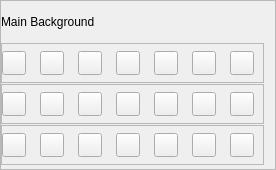
                     <widget class="QFrame" name="frame_16">
                      <property name="geometry">
                       <rect>
                        <x>0</x>
                        <y>-10</y>
                        <width>240</width>
                        <height>170</height>
                       </rect>
                      </property>
                      <property name="minimumSize">
                       <size>
                        <width>0</width>
                        <height>170</height>
                       </size>
                      </property>
                      <property name="maximumSize">
                       <size>
                        <width>16777215</width>
                        <height>120</height>
                       </size>
                      </property>
                      <property name="frameShape">
                       <enum>QFrame::StyledPanel</enum>
                      </property>
                      <property name="frameShadow">
                       <enum>QFrame::Raised</enum>
                      </property>
                      <layout class="QVBoxLayout" name="verticalLayout_28">
                       <property name="spacing">
                        <number>0</number>
                       </property>
                       <property name="leftMargin">
                        <number>0</number>
                       </property>
                       <property name="topMargin">
                        <number>0</number>
                       </property>
                       <property name="bottomMargin">
                        <number>0</number>
                       </property>
                       <item>
                        <widget class="QLabel" name="label_22">
                         <property name="maximumSize">
                          <size>
                           <width>16777215</width>
                           <height>40</height>
                          </size>
                         </property>
                         <property name="text">
                          <string>Main Background</string>
                         </property>
                        </widget>
                       </item>
                       <item>
                        <widget class="QFrame" name="panelsBackground_26">
                         <property name="maximumSize">
                          <size>
                           <width>16777215</width>
                           <height>40</height>
                          </size>
                         </property>
                         <property name="styleSheet">
                          <string notr="true"/>
                         </property>
                         <property name="frameShape">
                          <enum>QFrame::StyledPanel</enum>
                         </property>
                         <property name="frameShadow">
                          <enum>QFrame::Raised</enum>
                         </property>
                         <layout class="QHBoxLayout" name="horizontalLayout_34">
                          <property name="spacing">
                           <number>14</number>
                          </property>
                          <property name="leftMargin">
                           <number>0</number>
                          </property>
                          <property name="topMargin">
                           <number>0</number>
                          </property>
                          <property name="bottomMargin">
                           <number>0</number>
                          </property>
                          <item>
                           <widget class="QPushButton" name="controllerMainColor1">
                            <property name="minimumSize">
                             <size>
                              <width>24</width>
                              <height>24</height>
                             </size>
                            </property>
                            <property name="maximumSize">
                             <size>
                              <width>24</width>
                              <height>24</height>
                             </size>
                            </property>
                            <property name="text">
                             <string/>
                            </property>
                           </widget>
                          </item>
                          <item>
                           <widget class="QPushButton" name="controllerMainColor2">
                            <property name="minimumSize">
                             <size>
                              <width>24</width>
                              <height>24</height>
                             </size>
                            </property>
                            <property name="maximumSize">
                             <size>
                              <width>24</width>
                              <height>24</height>
                             </size>
                            </property>
                            <property name="text">
                             <string/>
                            </property>
                           </widget>
                          </item>
                          <item>
                           <widget class="QPushButton" name="controllerMainColor3">
                            <property name="minimumSize">
                             <size>
                              <width>24</width>
                              <height>24</height>
                             </size>
                            </property>
                            <property name="maximumSize">
                             <size>
                              <width>24</width>
                              <height>24</height>
                             </size>
                            </property>
                            <property name="text">
                             <string/>
                            </property>
                           </widget>
                          </item>
                          <item>
                           <widget class="QPushButton" name="controllerMainColor4">
                            <property name="minimumSize">
                             <size>
                              <width>24</width>
                              <height>24</height>
                             </size>
                            </property>
                            <property name="maximumSize">
                             <size>
                              <width>24</width>
                              <height>24</height>
                             </size>
                            </property>
                            <property name="text">
                             <string/>
                            </property>
                           </widget>
                          </item>
                          <item>
                           <widget class="QPushButton" name="controllerMainColor5">
                            <property name="minimumSize">
                             <size>
                              <width>24</width>
                              <height>24</height>
                             </size>
                            </property>
                            <property name="maximumSize">
                             <size>
                              <width>24</width>
                              <height>24</height>
                             </size>
                            </property>
                            <property name="text">
                             <string/>
                            </property>
                           </widget>
                          </item>
                          <item>
                           <widget class="QPushButton" name="controllerMainColor6">
                            <property name="minimumSize">
                             <size>
                              <width>24</width>
                              <height>24</height>
                             </size>
                            </property>
                            <property name="maximumSize">
                             <size>
                              <width>24</width>
                              <height>24</height>
                             </size>
                            </property>
                            <property name="text">
                             <string/>
                            </property>
                           </widget>
                          </item>
                          <item>
                           <widget class="QPushButton" name="controllerMainColor7">
                            <property name="minimumSize">
                             <size>
                              <width>24</width>
                              <height>24</height>
                             </size>
                            </property>
                            <property name="maximumSize">
                             <size>
                              <width>24</width>
                              <height>24</height>
                             </size>
                            </property>
                            <property name="text">
                             <string/>
                            </property>
                           </widget>
                          </item>
                         </layout>
                        </widget>
                       </item>
                       <item>
                        <widget class="QFrame" name="panelsBackground_27">
                         <property name="maximumSize">
                          <size>
                           <width>16777215</width>
                           <height>40</height>
                          </size>
                         </property>
                         <property name="styleSheet">
                          <string notr="true"/>
                         </property>
                         <property name="frameShape">
                          <enum>QFrame::StyledPanel</enum>
                         </property>
                         <property name="frameShadow">
                          <enum>QFrame::Raised</enum>
                         </property>
                         <layout class="QHBoxLayout" name="horizontalLayout_35">
                          <property name="spacing">
                           <number>14</number>
                          </property>
                          <property name="leftMargin">
                           <number>0</number>
                          </property>
                          <property name="topMargin">
                           <number>0</number>
                          </property>
                          <property name="bottomMargin">
                           <number>0</number>
                          </property>
                          <item>
                           <widget class="QPushButton" name="controllerMainColor8">
                            <property name="minimumSize">
                             <size>
                              <width>24</width>
                              <height>24</height>
                             </size>
                            </property>
                            <property name="maximumSize">
                             <size>
                              <width>24</width>
                              <height>24</height>
                             </size>
                            </property>
                            <property name="text">
                             <string/>
                            </property>
                           </widget>
                          </item>
                          <item>
                           <widget class="QPushButton" name="controllerMainColor9">
                            <property name="minimumSize">
                             <size>
                              <width>24</width>
                              <height>24</height>
                             </size>
                            </property>
                            <property name="maximumSize">
                             <size>
                              <width>24</width>
                              <height>24</height>
                             </size>
                            </property>
                            <property name="text">
                             <string/>
                            </property>
                           </widget>
                          </item>
                          <item>
                           <widget class="QPushButton" name="controllerMainColor10">
                            <property name="minimumSize">
                             <size>
                              <width>24</width>
                              <height>24</height>
                             </size>
                            </property>
                            <property name="maximumSize">
                             <size>
                              <width>24</width>
                              <height>24</height>
                             </size>
                            </property>
                            <property name="text">
                             <string/>
                            </property>
                           </widget>
                          </item>
                          <item>
                           <widget class="QPushButton" name="controllerMainColor11">
                            <property name="minimumSize">
                             <size>
                              <width>24</width>
                              <height>24</height>
                             </size>
                            </property>
                            <property name="maximumSize">
                             <size>
                              <width>24</width>
                              <height>24</height>
                             </size>
                            </property>
                            <property name="text">
                             <string/>
                            </property>
                           </widget>
                          </item>
                          <item>
                           <widget class="QPushButton" name="controllerMainColor12">
                            <property name="minimumSize">
                             <size>
                              <width>24</width>
                              <height>24</height>
                             </size>
                            </property>
                            <property name="maximumSize">
                             <size>
                              <width>24</width>
                              <height>24</height>
                             </size>
                            </property>
                            <property name="text">
                             <string/>
                            </property>
                           </widget>
                          </item>
                          <item>
                           <widget class="QPushButton" name="controllerMainColor13">
                            <property name="minimumSize">
                             <size>
                              <width>24</width>
                              <height>24</height>
                             </size>
                            </property>
                            <property name="maximumSize">
                             <size>
                              <width>24</width>
                              <height>24</height>
                             </size>
                            </property>
                            <property name="text">
                             <string/>
                            </property>
                           </widget>
                          </item>
                          <item>
                           <widget class="QPushButton" name="controllerMainColor14">
                            <property name="minimumSize">
                             <size>
                              <width>24</width>
                              <height>24</height>
                             </size>
                            </property>
                            <property name="maximumSize">
                             <size>
                              <width>24</width>
                              <height>24</height>
                             </size>
                            </property>
                            <property name="text">
                             <string/>
                            </property>
                           </widget>
                          </item>
                         </layout>
                        </widget>
                       </item>
                       <item>
                        <widget class="QFrame" name="panelsBackground_28">
                         <property name="maximumSize">
                          <size>
                           <width>16777215</width>
                           <height>40</height>
                          </size>
                         </property>
                         <property name="styleSheet">
                          <string notr="true"/>
                         </property>
                         <property name="frameShape">
                          <enum>QFrame::StyledPanel</enum>
                         </property>
                         <property name="frameShadow">
                          <enum>QFrame::Raised</enum>
                         </property>
                         <layout class="QHBoxLayout" name="horizontalLayout_155">
                          <property name="spacing">
                           <number>14</number>
                          </property>
                          <property name="leftMargin">
                           <number>0</number>
                          </property>
                          <property name="topMargin">
                           <number>0</number>
                          </property>
                          <property name="bottomMargin">
                           <number>0</number>
                          </property>
                          <item>
                           <widget class="QPushButton" name="controllerMainColor15">
                            <property name="minimumSize">
                             <size>
                              <width>24</width>
                              <height>24</height>
                             </size>
                            </property>
                            <property name="maximumSize">
                             <size>
                              <width>24</width>
                              <height>24</height>
                             </size>
                            </property>
                            <property name="text">
                             <string/>
                            </property>
                           </widget>
                          </item>
                          <item>
                           <widget class="QPushButton" name="controllerMainColor16">
                            <property name="minimumSize">
                             <size>
                              <width>24</width>
                              <height>24</height>
                             </size>
                            </property>
                            <property name="maximumSize">
                             <size>
                              <width>24</width>
                              <height>24</height>
                             </size>
                            </property>
                            <property name="text">
                             <string/>
                            </property>
                           </widget>
                          </item>
                          <item>
                           <widget class="QPushButton" name="controllerMainColor17">
                            <property name="minimumSize">
                             <size>
                              <width>24</width>
                              <height>24</height>
                             </size>
                            </property>
                            <property name="maximumSize">
                             <size>
                              <width>24</width>
                              <height>24</height>
                             </size>
                            </property>
                            <property name="text">
                             <string/>
                            </property>
                           </widget>
                          </item>
                          <item>
                           <widget class="QPushButton" name="controllerMainColor18">
                            <property name="minimumSize">
                             <size>
                              <width>24</width>
                              <height>24</height>
                             </size>
                            </property>
                            <property name="maximumSize">
                             <size>
                              <width>24</width>
                              <height>24</height>
                             </size>
                            </property>
                            <property name="text">
                             <string/>
                            </property>
                           </widget>
                          </item>
                          <item>
                           <widget class="QPushButton" name="controllerMainColor19">
                            <property name="minimumSize">
                             <size>
                              <width>24</width>
                              <height>24</height>
                             </size>
                            </property>
                            <property name="maximumSize">
                             <size>
                              <width>24</width>
                              <height>24</height>
                             </size>
                            </property>
                            <property name="text">
                             <string/>
                            </property>
                           </widget>
                          </item>
                          <item>
                           <widget class="QPushButton" name="controllerMainColor20">
                            <property name="minimumSize">
                             <size>
                              <width>24</width>
                              <height>24</height>
                             </size>
                            </property>
                            <property name="maximumSize">
                             <size>
                              <width>24</width>
                              <height>24</height>
                             </size>
                            </property>
                            <property name="text">
                             <string/>
                            </property>
                           </widget>
                          </item>
                          <item>
                           <widget class="QPushButton" name="controllerMainColor21">
                            <property name="minimumSize">
                             <size>
                              <width>24</width>
                              <height>24</height>
                             </size>
                            </property>
                            <property name="maximumSize">
                             <size>
                              <width>24</width>
                              <height>24</height>
                             </size>
                            </property>
                            <property name="text">
                             <string/>
                            </property>
                           </widget>
                          </item>
                         </layout>
                        </widget>
                       </item>
                      </layout>
                     </widget>
